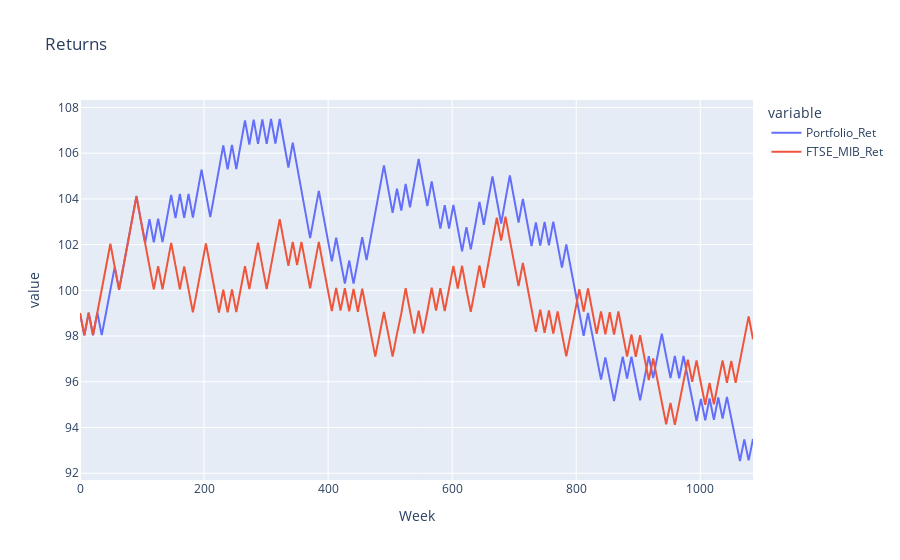

Notebook source saved alongside this figure:
### Code cell
fig = px.line(final_returns, x="Week", y=["Portfolio_Ret", "FTSE_MIB_Ret"],
              title='Returns')
fig.show()

### Figure 1 — Plotly figure (JSON) as saved in the notebook; plotly's stock layout.template omitted (floating-point values rounded to 4 significant figures; data arrays with more than 128 entries replaced by an {"elided": "..."} marker saying what was removed)
{"data": [{"hovertemplate": "variable=Portfolio_Ret<br>Week=%{x}<br>value=%{y}<extra></extra>", "legendgroup": "Portfolio_Ret", "line": {"color": "#636efa", "dash": "solid"}, "marker": {"symbol": "circle"}, "mode": "lines", "name": "Portfolio_Ret", "orientation": "v", "showlegend": true, "type": "scatter", "x": {"elided": "156 int values"}, "xaxis": "x", "y": {"elided": "156 float values"}, "yaxis": "y"}, {"hovertemplate": "variable=FTSE_MIB_Ret<br>Week=%{x}<br>value=%{y}<extra></extra>", "legendgroup": "FTSE_MIB_Ret", "line": {"color": "#EF553B", "dash": "solid"}, "marker": {"symbol": "circle"}, "mode": "lines", "name": "FTSE_MIB_Ret", "orientation": "v", "showlegend": true, "type": "scatter", "x": {"elided": "156 int values"}, "xaxis": "x", "y": {"elided": "156 float values"}, "yaxis": "y"}], "layout": {"legend": {"title": {"text": "variable"}, "tracegroupgap": 0}, "title": {"text": "Returns"}, "xaxis": {"anchor": "y", "domain": [0, 1], "title": {"text": "Week"}}, "yaxis": {"anchor": "x", "domain": [0, 1], "title": {"text": "value"}}}}
